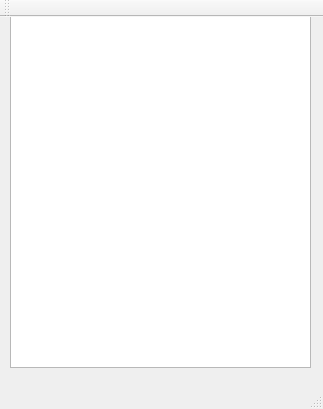
<?xml version="1.0" encoding="UTF-8"?>
<ui version="4.0">
 <class>CGui</class>
 <widget class="QMainWindow" name="CGui">
  <property name="geometry">
   <rect>
    <x>0</x>
    <y>0</y>
    <width>323</width>
    <height>409</height>
   </rect>
  </property>
  <property name="windowTitle">
   <string>Badgeuse 2025-03-11 by PhA</string>
  </property>
  <widget class="QWidget" name="centralWidget">
   <widget class="QTextEdit" name="textEdit">
    <property name="geometry">
     <rect>
      <x>10</x>
      <y>-10</y>
      <width>301</width>
      <height>361</height>
     </rect>
    </property>
   </widget>
  </widget>
  <widget class="QMenuBar" name="menuBar">
   <property name="geometry">
    <rect>
     <x>0</x>
     <y>0</y>
     <width>323</width>
     <height>28</height>
    </rect>
   </property>
  </widget>
  <widget class="QToolBar" name="mainToolBar">
   <attribute name="toolBarArea">
    <enum>TopToolBarArea</enum>
   </attribute>
   <attribute name="toolBarBreak">
    <bool>false</bool>
   </attribute>
  </widget>
  <widget class="QStatusBar" name="statusBar"/>
 </widget>
 <layoutdefault spacing="6" margin="11"/>
 <resources/>
 <connections/>
</ui>
